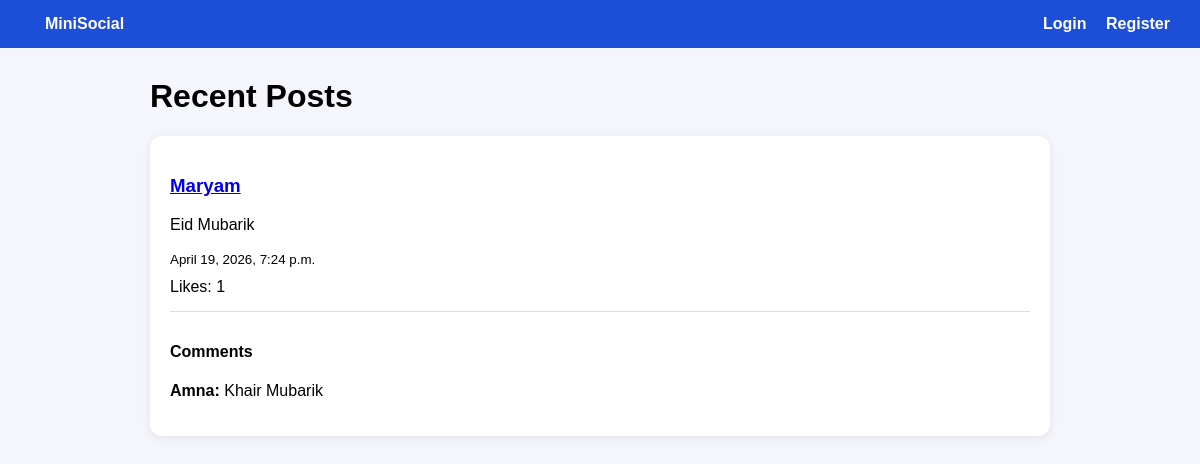
The page / on the database its author committed.
### app/models.py (models this page shows, shortened)
class Post(models.Model):
    user = models.ForeignKey(User, on_delete=models.CASCADE)
    content = models.TextField()
    created_at = models.DateTimeField(auto_now_add=True)
    def total_likes(self):
        return self.likes.count()

class Comment(models.Model):
    post = models.ForeignKey(Post, on_delete=models.CASCADE, related_name='comments')
    user = models.ForeignKey(User, on_delete=models.CASCADE)
    text = models.TextField()
    created_at = models.DateTimeField(auto_now_add=True)

### app/views.py (the view)
# urls.py: path('', views.home, name='home'),
def home(request):
    posts = Post.objects.all().order_by('-created_at')
    comment_form = CommentForm()
    return render(request, 'app/home.html', {'posts': posts, 'comment_form': comment_form})

### app/templates/app/home.html (shortened to what this page needs)
{% extends 'app/base.html' %}
{% block content %}
<h1>Recent Posts</h1>
{% for post in posts %}
<div class="post-card">
    <h3><a href="{% url 'profile' post.user.username %}">{{ post.user.username }}</a></h3>
    <p>{{ post.content }}</p>
    <small>{{ post.created_at }}</small>
    <div class="post-actions">
        {% if user.is_authenticated %}
            <a href="{% url 'like_post' post.id %}">Like ({{ post.total_likes }})</a>
        {% else %}
            <span>Likes: {{ post.total_likes }}</span>
        {% endif %}
    </div>
    <div class="comments-section">
        <h4>Comments</h4>
        {% for comment in post.comments.all %}
            <p><strong>{{ comment.user.username }}:</strong> {{ comment.text }}</p>
        {% empty %}
            <p>No comments yet.</p>
        {% endfor %}
    </div>
</div>
{% empty %}
<p>No posts available.</p>
{% endfor %}
{% endblock %}

### app/templates/app/base.html (shortened to what this page needs)
<!DOCTYPE html>
<html>
<head>
    <link rel="stylesheet" href="/static/app/css/style.css">
</head>
<body>
    <nav class="navbar">
        <div class="nav-left">
            <a href="{% url 'home' %}" class="logo">MiniSocial</a>
        </div>
        <div class="nav-right">
           {% if user.is_authenticated %}
    <a href="{% url 'create_post' %}">Create Post</a>
    <a href="{% url 'profile' user.username %}">Profile</a>
    <a href="{% url 'users_list' %}">Users</a>
    <form method="post" action="{% url 'logout' %}" style="display:inline;">
        {% csrf_token %}
        <button type="submit" class="nav-logout-btn">Logout</button>
    </form>
{% else %}
    <a href="{% url 'login' %}">Login</a>
    <a href="{% url 'register' %}">Register</a>
{% endif %}
        </div>
    </nav>
    <div class="container">
        {% block content %}{% endblock %}
    </div>
</body>
</html>

### app/static/app/css/style.css (style rules this page uses)
body { font-family: Arial, sans-serif; background: #f4f6fb; margin: 0; padding: 0; }
.navbar { background: #1d4ed8; color: white; padding: 15px 30px; display: flex; justify-content: space-between; }
.navbar a { color: white; text-decoration: none; margin-left: 15px; font-weight: bold; }
.container { width: 85%; max-width: 900px; margin: 30px auto; }
.post-card, .profile-box, .form-box { background: white; padding: 20px; margin-bottom: 20px; border-radius: 12px; box-shadow: 0 2px 10px rgba(0,0,0,0.08); }
.post-actions { margin-top: 10px; margin-bottom: 10px; }
.comments-section { margin-top: 15px; border-top: 1px solid #ddd; padding-top: 10px; }

### rows shown on the page
Post: user.username "Maryam", content "Eid Mubarik", created_at "April 19, 2026, 7:24 p.m.", total_likes "1"
Comment: user.username "Amna", text "Khair Mubarik"
